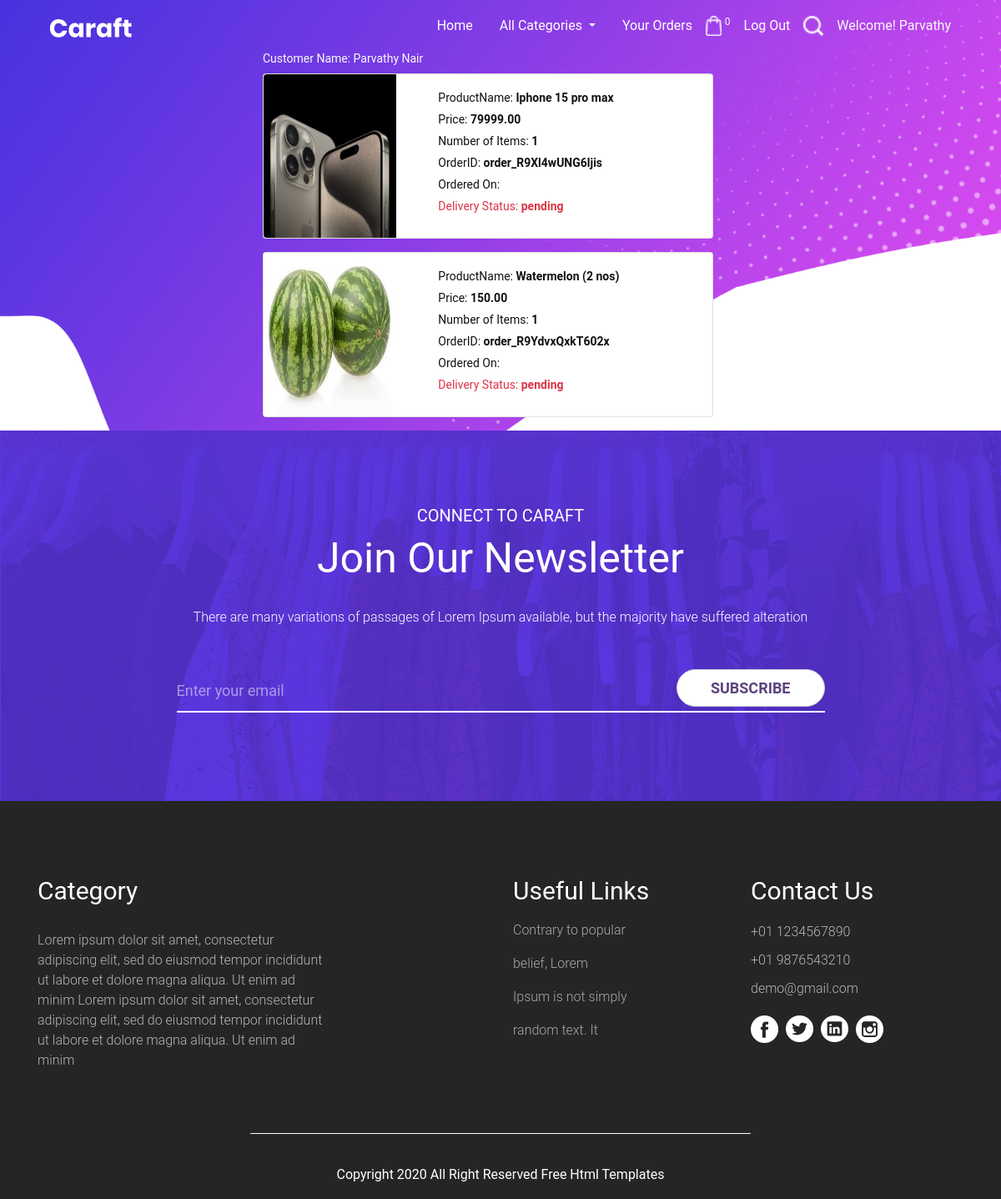
Screenshot of /cart/yourorders (signed in) with the database file from the repository.
### shop/models.py (models this page shows, shortened)
class Order_details(models.Model):
    product = models.ForeignKey(Product,on_delete=models.CASCADE)
    user = models.ForeignKey(User,on_delete=models.CASCADE)
    no_of_items = models.IntegerField()
    address = models.TextField()
    phone = models.BigIntegerField()
    pin = models.IntegerField()
    order_id = models.CharField(max_length=30)
    payment_status = models.CharField(max_length=30,default='pending')
    delivery_status = models.CharField(max_length=30,default='pending')
    order_date = models.DateTimeField(auto_now_add=True)

class Product(models.Model):
    name = models.CharField(max_length=100)
    image = models.ImageField(upload_to='products',blank=True,null=True)
    description = models.TextField()
    price = models.DecimalField(max_digits=10,decimal_places=2)
    stock = models.IntegerField()
    available = models.BooleanField(default=True)
    category = models.ForeignKey(Category,on_delete=models.CASCADE,related_name="products")
    created = models.DateTimeField(auto_now_add=True) #one time
    updated = models.DateTimeField(auto_now=True) # changes every time we update

### cart/views.py (the view)
# urls.py: path('yourorders',views.yourorders,name='yourorders'),
def yourorders(request):
    user = request.user
    o = Order_details.objects.filter(user=user,payment_status="completed")
    context = {'orders':o}
    return render(request,'yourorders.html',context)

### cart/context_processors.py (called while the page is built)
def count_items(request):
    count = 0
    u = request.user
    if request.user.is_authenticated:
       c = Cart.objects.filter(user=u)
       for i in c:
           count += i.quantity
    return {'count':count}

### shop/context_processors.py (called while the page is built)
def links(request):
    c = Category.objects.all()
    return {'links':c}

### templates/yourorders.html
{% extends 'base.html' %}
{% load static %}
{% block content %}
<div class="container w-50">
    <h5 class="text-light">Customer Name: {{user.first_name}} {{user.last_name}}</h5>
{% for o in orders %}
    <div class="card mb-3" style="max-width: 540px;">
  <div class="row g-0">
    <div class="col-md-4">
      <img src="{{o.product.image.url}}" class="img-fluid rounded-start" style="height:100%;width:200px">
    </div>
    <div class="col-md-8">
      <div class="card-body">
        <h5 class="card-text">ProductName: <strong>{{o.product.name}}</strong></h5>
        <h5 class="card-text">Price: <strong>{{o.product.price}}</strong></h5>
          <h5 class="card-text">Number of Items: <strong>{{o.no_of_items}}</strong></h5>
          <h5 class="card-text">OrderID: <strong>{{o.order_id}}</strong></h5>
          <h5 class="card-text">Ordered On: <strong>{{o.ordered_date}}</strong></h5>
          <h5 class="card-text text-danger">Delivery Status: <strong>{{o.delivery_status}}</strong></h5>
      </div>
    </div>
  </div>
</div>
{% endfor %}
</div>
{% endblock %}

### templates/base.html (shortened to what this page needs)
<!DOCTYPE html>
{% load static %}
<html lang="en">
   <head>
      <link href="https://cdn.jsdelivr.net/npm/bootstrap@5.0.2/dist/css/bootstrap.min.css" rel="stylesheet">
      <link rel="stylesheet" type="text/css" href="https://cdnjs.cloudflare.com/ajax/libs/OwlCarousel2/2.0.0-beta.2.4/assets/owl.carousel.min.css" />
      <link rel="stylesheet" type="text/css" href="{% static 'css/bootstrap.min.css' %}">
      <link rel="stylesheet" type="text/css" href="{% static 'css/style.css' %}">
      <link rel="stylesheet" href="{% static 'css/responsive.css' %}">
      <link rel="stylesheet" href="{% static 'css/jquery.mCustomScrollbar.min.css' %}">
      <link rel="stylesheet" href="https://netdna.bootstrapcdn.com/font-awesome/4.0.3/css/font-awesome.css">
      <link rel="stylesheet" href="{% static 'css/owl.carousel.min.css' %}">
      <link rel="stylesheet" href="{% static 'css/owl.theme.default.min.css' %}">
      <link rel="stylesheet" href="https://cdnjs.cloudflare.com/ajax/libs/fancybox/2.1.5/jquery.fancybox.min.css" media="screen">
 <link rel="stylesheet" href="https://cdnjs.cloudflare.com/ajax/libs/font-awesome/7.0.0/css/all.min.css" />
   </head>
   <body>
      <div class="header_section">
         <div class="container">
            <nav class="navbar navbar-dark bg-dark">
  <div class="container d-flex justify-content-between align-items-center">
    <a class="navbar-brand m-0" href="{% url 'shop:home' %}">
      <img src="{% static 'images/logo.png' %}" alt="Logo" ">
    </a>
    <ul class="d-flex align-items-center fs-6 mb-0">
       <li class="me-3"><a href="{% url 'shop:home' %}" class="text-white">Home</a></li>
       <li class="nav-item dropdown me-3">
  <a class="nav-link dropdown-toggle text-white text-decoration-none" href="#" id="categoryDropdown" role="button" data-bs-toggle="dropdown" aria-expanded="false">
    All Categories
  </a>
</li>
        {% if user.is_authenticated %}
           {% if user.is_superuser %}
        <li class="me-3"><a href="{% url 'shop:addcategory' %}" class="text-white text-decoration-none">Add Category</a></li>
        <li class="me-3"><a href="{% url 'shop:addproduct' %}" class="text-white text-decoration-none">Add Products</a></li>
           {% else %}
        <li class="me-3"><a href="{% url 'cart:yourorders' %}" class="text-white text-decoration-none">Your Orders</a></li>
        <li class="me-3"><a href="{% url 'cart:cartview' %}"><img src="{% static 'images/shopping-bag.png' %}" alt="Cart" style="height: 24px;"> <sup class="text-light">{{count}}</sup></a></li>
           {% endif %}
        <li class="me-3"><a href="{% url 'search:logout' %}" class="text-white text-decoration-none">Log Out</a></li>
        {% else %}
        <li class="me-3"><a href="{% url 'search:register' %}" class="text-white text-decoration-none">Register</a></li>
        <li class="me-3"><a href="{% url 'search:login' %}" class="text-white text-decoration-none">Log In</a></li>
        {% endif %}
      <li><a href="{% url 'search:search' %}"><img src="{% static 'images/search-icon.png' %}" alt="Search" style="height: 24px;"></a></li>
        <li class="ms-3 text-light">
  Welcome!
  {% if user.is_authenticated %}
    {% if user.is_superuser %}
      Admin
    {% else %}
      {{ user.first_name|default:user.username }}
    {% endif %}
  {% else %}
    Guest
  {% endif %}
</li>
    </ul>
  </div>
</nav>
         </div>
        {% block content %}
         {% endblock %}
      <div class="newsletter_section layout_padding">
         <div class="container">
            <h6 class="conect_text">Connect to caraft</h6>
            <h1 class="newsletter_taital">Join Our Newsletter</h1>
            <p class="newsletter_text">There are many variations of passages of Lorem Ipsum available, but the majority have suffered alteration </p>
            <div class="input-group mb-3">
               <input type="text" class="form-control" placeholder="Enter your email" aria-label="Enter your email" aria-describedby="basic-addon2">
               <div class="input-group-append">
                  <span class="input-group-text" id="basic-addon2">Subscribe</span>
               </div>
            </div>
         </div>
      </div>
      <div class="footer_section layout_padding">
         <div class="container">
            <div class="row">
               <div class="col-lg-6 col-sm-12">
                  <h4 class="information_text" >Category</h4>
                  <p class="dummy_text">Lorem ipsum dolor sit amet, consectetur adipiscing elit, sed do eiusmod tempor incididunt ut labore et dolore magna aliqua. Ut enim ad minim Lorem ipsum dolor sit amet, consectetur adipiscing elit, sed do eiusmod tempor incididunt ut labore et dolore magna aliqua. Ut enim ad minim </p>
               </div>
               <div class="col-lg-3 col-sm-6">
                  <div class="information_main">
                     <h4 class="information_text">Useful Links</h4>
                     <p class="many_text">Contrary to popular belief, Lorem Ipsum is not simply random text. It </p>
                  </div>
               </div>
               <div class="col-lg-3 col-sm-6">
                  <div class="information_main">
                     <h4 class="information_text">Contact Us</h4>
                     <p class="call_text"><a href="#">+01 1234567890</a></p>
                     <p class="call_text"><a href="#">+01 9876543210</a></p>
                     <p class="call_text"><a href="#">demo@gmail.com</a></p>
                     <div class="social_icon">
                        <ul>
                           <li><a href="#"><img src="{% static 'images/fb-icon.png' %}"></a></li>
                           <li><a href="#"><img src="{% static 'images/twitter-icon.png' %}"></a></li>
                           <li><a href="#"><img src="{% static 'images/linkedin-icon.png' %}"></a></li>
                           <li><a href="#"><img src="{% static 'images/instagram-icon.png' %}"></a></li>
                        </ul>
                     </div>
                  </div>
               </div>
            </div>
            <div class="copyright_section">
               <h1 class="copyright_text">
               Copyright 2020 All Right Reserved <a href="https://html.design"> Free Html Templates</a>
               </h1>
            </div>
         </div>
      </div>
   </body>
</html>

### templates/base.html (style rules this page uses)
input.form-control::placeholder { color: white!important; opacity: 0.5; }

### rows the page displays
Order_details: product.image (picture), product.name "Iphone 15 pro max", product.price "79999.00", no_of_items "1", order_id "order_R9Xl4wUNG6ljis", delivery_status "pending"
Order_details: product.image (picture), product.name "Watermelon (2 nos)", product.price "150.00", no_of_items "1", order_id "order_R9YdvxQxkT602x", delivery_status "pending"

### other values shown
{{ count }} "0"
{{ user.first_name|default:user.username }} "Parvathy"
{{ user.first_name }} "Parvathy"
{{ user.last_name }} "Nair"
